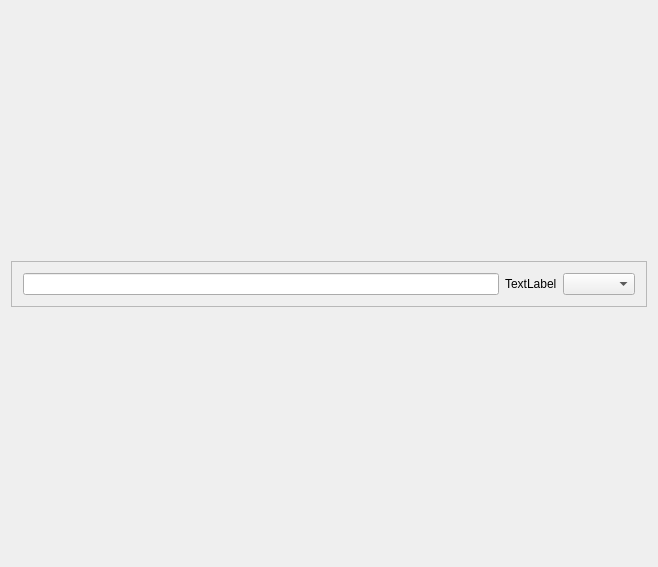
<?xml version="1.0" encoding="UTF-8"?>
<ui version="4.0">
 <class>Widget</class>
 <widget class="QWidget" name="Widget">
  <property name="geometry">
   <rect>
    <x>0</x>
    <y>0</y>
    <width>658</width>
    <height>567</height>
   </rect>
  </property>
  <property name="windowTitle">
   <string>Widget</string>
  </property>
  <layout class="QVBoxLayout" name="verticalLayout">
   <item>
    <spacer name="verticalSpacer">
     <property name="orientation">
      <enum>Qt::Vertical</enum>
     </property>
     <property name="sizeHint" stdset="0">
      <size>
       <width>20</width>
       <height>40</height>
      </size>
     </property>
    </spacer>
   </item>
   <item>
    <widget class="QFrame" name="frame">
     <property name="frameShape">
      <enum>QFrame::StyledPanel</enum>
     </property>
     <property name="frameShadow">
      <enum>QFrame::Raised</enum>
     </property>
     <layout class="QHBoxLayout" name="horizontalLayout">
      <item>
       <widget class="QLineEdit" name="lineEdit"/>
      </item>
      <item>
       <widget class="QLabel" name="label">
        <property name="text">
         <string>TextLabel</string>
        </property>
       </widget>
      </item>
      <item>
       <widget class="QComboBox" name="comboBox"/>
      </item>
     </layout>
    </widget>
   </item>
   <item>
    <spacer name="verticalSpacer_2">
     <property name="orientation">
      <enum>Qt::Vertical</enum>
     </property>
     <property name="sizeHint" stdset="0">
      <size>
       <width>20</width>
       <height>40</height>
      </size>
     </property>
    </spacer>
   </item>
  </layout>
 </widget>
 <layoutdefault spacing="6" margin="11"/>
 <resources/>
 <connections/>
</ui>
